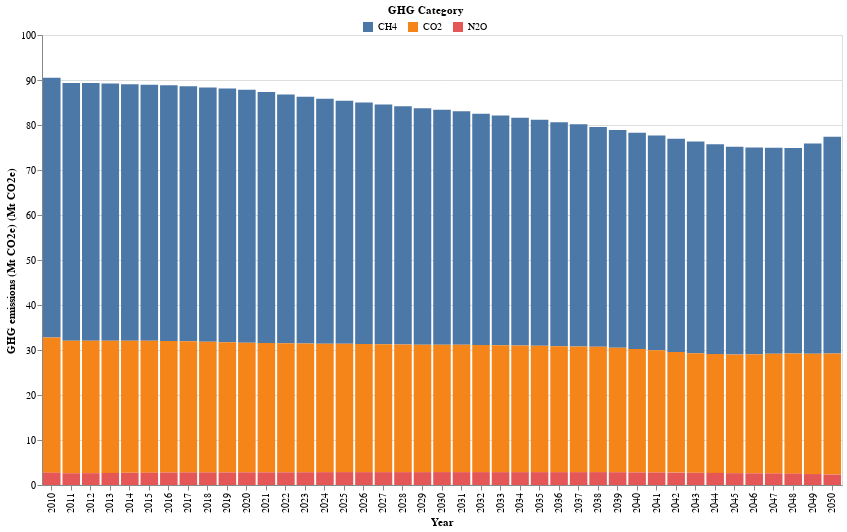

The notebook cell this image was saved under:
### Markdown cell above
### Emissions by GHG category

### Code cell
# HIDE CODE
# get the df and plot
GHG_catetory_df,GHG_atetory_plot = ag_lucc_GHG.plot_GHG_category()
GHG_atetory_plot

### Figure 1 — Vega-Lite specification as saved in the notebook (floating-point values rounded to 4 significant figures)
{"config": {"view": {"continuousWidth": 300, "continuousHeight": 300}}, "layer": [{"mark": {"type": "bar"}, "encoding": {"color": {"field": "GHG Category", "legend": {"direction": "horizontal", "legendX": 320, "legendY": -30, "orient": "none", "title": "GHG Category", "titleAnchor": "middle"}, "type": "nominal"}, "tooltip": [{"field": "GHG Category", "title": "GHG Category", "type": "nominal"}, {"field": "Quantity (Mt CO2e)", "title": "GHG emissions (Mt CO2e)", "type": "quantitative"}], "x": {"axis": {"labelAngle": -90, "title": "Year"}, "field": "Year", "type": "ordinal"}, "y": {"field": "Quantity (Mt CO2e)", "scale": {"reverse": false}, "title": "GHG emissions (Mt CO2e) (Mt CO2e)", "type": "quantitative"}}}], "data": {"name": "data-c8c211968620752b595ce1099f56f9f5"}, "height": 450, "width": 800, "$schema": "https://vega.github.io/schema/vega-lite/v5.15.1.json", "datasets": {"data-c8c211968620752b595ce1099f56f9f5": [{"Year": 2010, "GHG Category": "CH4", "Quantity (Mt CO2e)": 57.74}, {"Year": 2010, "GHG Category": "CO2", "Quantity (Mt CO2e)": 30.02}, {"Year": 2010, "GHG Category": "N2O", "Quantity (Mt CO2e)": 2.749}, {"Year": 2011, "GHG Category": "CH4", "Quantity (Mt CO2e)": 57.27}, {"Year": 2011, "GHG Category": "CO2", "Quantity (Mt CO2e)": 29.43}, {"Year": 2011, "GHG Category": "N2O", "Quantity (Mt CO2e)": 2.616}, {"Year": 2012, "GHG Category": "CH4", "Quantity (Mt CO2e)": 57.29}, {"Year": 2012, "GHG Category": "CO2", "Quantity (Mt CO2e)": 29.42}, {"Year": 2012, "GHG Category": "N2O", "Quantity (Mt CO2e)": 2.639}, {"Year": 2013, "GHG Category": "CH4", "Quantity (Mt CO2e)": 57.13}, {"Year": 2013, "GHG Category": "CO2", "Quantity (Mt CO2e)": 29.39}, {"Year": 2013, "GHG Category": "N2O", "Quantity (Mt CO2e)": 2.686}, {"Year": 2014, "GHG Category": "CH4", "Quantity (Mt CO2e)": 57.03}, {"Year": 2014, "GHG Category": "CO2", "Quantity (Mt CO2e)": 29.33}, {"Year": 2014, "GHG Category": "N2O", "Quantity (Mt CO2e)": 2.709}, {"Year": 2015, "GHG Category": "CH4", "Quantity (Mt CO2e)": 56.92}, {"Year": 2015, "GHG Category": "CO2", "Quantity (Mt CO2e)": 29.3}, {"Year": 2015, "GHG Category": "N2O", "Quantity (Mt CO2e)": 2.743}, {"Year": 2016, "GHG Category": "CH4", "Quantity (Mt CO2e)": 56.8}, {"Year": 2016, "GHG Category": "CO2", "Quantity (Mt CO2e)": 29.23}, {"Year": 2016, "GHG Category": "N2O", "Quantity (Mt CO2e)": 2.781}, {"Year": 2017, "GHG Category": "CH4", "Quantity (Mt CO2e)": 56.65}, {"Year": 2017, "GHG Category": "CO2", "Quantity (Mt CO2e)": 29.14}, {"Year": 2017, "GHG Category": "N2O", "Quantity (Mt CO2e)": 2.801}, {"Year": 2018, "GHG Category": "CH4", "Quantity (Mt CO2e)": 56.51}, {"Year": 2018, "GHG Category": "CO2", "Quantity (Mt CO2e)": 29.04}, {"Year": 2018, "GHG Category": "N2O", "Quantity (Mt CO2e)": 2.797}, {"Year": 2019, "GHG Category": "CH4", "Quantity (Mt CO2e)": 56.37}, {"Year": 2019, "GHG Category": "CO2", "Quantity (Mt CO2e)": 28.92}, {"Year": 2019, "GHG Category": "N2O", "Quantity (Mt CO2e)": 2.812}, {"Year": 2020, "GHG Category": "CH4", "Quantity (Mt CO2e)": 56.23}, {"Year": 2020, "GHG Category": "CO2", "Quantity (Mt CO2e)": 28.81}, {"Year": 2020, "GHG Category": "N2O", "Quantity (Mt CO2e)": 2.824}, {"Year": 2021, "GHG Category": "CH4", "Quantity (Mt CO2e)": 55.75}, {"Year": 2021, "GHG Category": "CO2", "Quantity (Mt CO2e)": 28.75}, {"Year": 2021, "GHG Category": "N2O", "Quantity (Mt CO2e)": 2.822}, {"Year": 2022, "GHG Category": "CH4", "Quantity (Mt CO2e)": 55.29}, {"Year": 2022, "GHG Category": "CO2", "Quantity (Mt CO2e)": 28.67}, {"Year": 2022, "GHG Category": "N2O", "Quantity (Mt CO2e)": 2.826}, {"Year": 2023, "GHG Category": "CH4", "Quantity (Mt CO2e)": 54.83}, {"Year": 2023, "GHG Category": "CO2", "Quantity (Mt CO2e)": 28.59}, {"Year": 2023, "GHG Category": "N2O", "Quantity (Mt CO2e)": 2.835}, {"Year": 2024, "GHG Category": "CH4", "Quantity (Mt CO2e)": 54.41}, {"Year": 2024, "GHG Category": "CO2", "Quantity (Mt CO2e)": 28.54}, {"Year": 2024, "GHG Category": "N2O", "Quantity (Mt CO2e)": 2.856}, {"Year": 2025, "GHG Category": "CH4", "Quantity (Mt CO2e)": 54.03}, {"Year": 2025, "GHG Category": "CO2", "Quantity (Mt CO2e)": 28.53}, {"Year": 2025, "GHG Category": "N2O", "Quantity (Mt CO2e)": 2.861}, {"Year": 2026, "GHG Category": "CH4", "Quantity (Mt CO2e)": 53.64}, {"Year": 2026, "GHG Category": "CO2", "Quantity (Mt CO2e)": 28.49}, {"Year": 2026, "GHG Category": "N2O", "Quantity (Mt CO2e)": 2.862}, {"Year": 2027, "GHG Category": "CH4", "Quantity (Mt CO2e)": 53.27}, {"Year": 2027, "GHG Category": "CO2", "Quantity (Mt CO2e)": 28.43}, {"Year": 2027, "GHG Category": "N2O", "Quantity (Mt CO2e)": 2.865}, {"Year": 2028, "GHG Category": "CH4", "Quantity (Mt CO2e)": 52.92}, {"Year": 2028, "GHG Category": "CO2", "Quantity (Mt CO2e)": 28.38}, {"Year": 2028, "GHG Category": "N2O", "Quantity (Mt CO2e)": 2.866}, {"Year": 2029, "GHG Category": "CH4", "Quantity (Mt CO2e)": 52.54}, {"Year": 2029, "GHG Category": "CO2", "Quantity (Mt CO2e)": 28.31}, {"Year": 2029, "GHG Category": "N2O", "Quantity (Mt CO2e)": 2.867}, {"Year": 2030, "GHG Category": "CH4", "Quantity (Mt CO2e)": 52.22}, {"Year": 2030, "GHG Category": "CO2", "Quantity (Mt CO2e)": 28.3}, {"Year": 2030, "GHG Category": "N2O", "Quantity (Mt CO2e)": 2.873}, {"Year": 2031, "GHG Category": "CH4", "Quantity (Mt CO2e)": 51.89}, {"Year": 2031, "GHG Category": "CO2", "Quantity (Mt CO2e)": 28.3}, {"Year": 2031, "GHG Category": "N2O", "Quantity (Mt CO2e)": 2.863}, {"Year": 2032, "GHG Category": "CH4", "Quantity (Mt CO2e)": 51.41}, {"Year": 2032, "GHG Category": "CO2", "Quantity (Mt CO2e)": 28.22}, {"Year": 2032, "GHG Category": "N2O", "Quantity (Mt CO2e)": 2.868}, {"Year": 2033, "GHG Category": "CH4", "Quantity (Mt CO2e)": 51.03}, {"Year": 2033, "GHG Category": "CO2", "Quantity (Mt CO2e)": 28.23}, {"Year": 2033, "GHG Category": "N2O", "Quantity (Mt CO2e)": 2.854}, {"Year": 2034, "GHG Category": "CH4", "Quantity (Mt CO2e)": 50.6}, {"Year": 2034, "GHG Category": "CO2", "Quantity (Mt CO2e)": 28.14}, {"Year": 2034, "GHG Category": "N2O", "Quantity (Mt CO2e)": 2.865}, {"Year": 2035, "GHG Category": "CH4", "Quantity (Mt CO2e)": 50.22}, {"Year": 2035, "GHG Category": "CO2", "Quantity (Mt CO2e)": 28.08}, {"Year": 2035, "GHG Category": "N2O", "Quantity (Mt CO2e)": 2.865}, {"Year": 2036, "GHG Category": "CH4", "Quantity (Mt CO2e)": 49.77}, {"Year": 2036, "GHG Category": "CO2", "Quantity (Mt CO2e)": 27.98}, {"Year": 2036, "GHG Category": "N2O", "Quantity (Mt CO2e)": 2.862}, {"Year": 2037, "GHG Category": "CH4", "Quantity (Mt CO2e)": 49.34}, {"Year": 2037, "GHG Category": "CO2", "Quantity (Mt CO2e)": 27.93}, {"Year": 2037, "GHG Category": "N2O", "Quantity (Mt CO2e)": 2.866}, {"Year": 2038, "GHG Category": "CH4", "Quantity (Mt CO2e)": 48.85}, {"Year": 2038, "GHG Category": "CO2", "Quantity (Mt CO2e)": 27.83}, {"Year": 2038, "GHG Category": "N2O", "Quantity (Mt CO2e)": 2.868}, {"Year": 2039, "GHG Category": "CH4", "Quantity (Mt CO2e)": 48.43}, {"Year": 2039, "GHG Category": "CO2", "Quantity (Mt CO2e)": 27.64}, {"Year": 2039, "GHG Category": "N2O", "Quantity (Mt CO2e)": 2.843}, {"Year": 2040, "GHG Category": "CH4", "Quantity (Mt CO2e)": 48.04}, {"Year": 2040, "GHG Category": "CO2", "Quantity (Mt CO2e)": 27.4}, {"Year": 2040, "GHG Category": "N2O", "Quantity (Mt CO2e)": 2.815}, {"Year": 2041, "GHG Category": "CH4", "Quantity (Mt CO2e)": 47.7}, {"Year": 2041, "GHG Category": "CO2", "Quantity (Mt CO2e)": 27.16}, {"Year": 2041, "GHG Category": "N2O", "Quantity (Mt CO2e)": 2.787}, {"Year": 2042, "GHG Category": "CH4", "Quantity (Mt CO2e)": 47.4}, {"Year": 2042, "GHG Category": "CO2", "Quantity (Mt CO2e)": 26.82}, {"Year": 2042, "GHG Category": "N2O", "Quantity (Mt CO2e)": 2.751}, {"Year": 2043, "GHG Category": "CH4", "Quantity (Mt CO2e)": 47.05}, {"Year": 2043, "GHG Category": "CO2", "Quantity (Mt CO2e)": 26.58}, {"Year": 2043, "GHG Category": "N2O", "Quantity (Mt CO2e)": 2.719}, {"Year": 2044, "GHG Category": "CH4", "Quantity (Mt CO2e)": 46.59}, {"Year": 2044, "GHG Category": "CO2", "Quantity (Mt CO2e)": 26.42}, {"Year": 2044, "GHG Category": "N2O", "Quantity (Mt CO2e)": 2.691}, {"Year": 2045, "GHG Category": "CH4", "Quantity (Mt CO2e)": 46.18}, {"Year": 2045, "GHG Category": "CO2", "Quantity (Mt CO2e)": 26.35}, {"Year": 2045, "GHG Category": "N2O", "Quantity (Mt CO2e)": 2.63}, {"Year": 2046, "GHG Category": "CH4", "Quantity (Mt CO2e)": 45.95}, {"Year": 2046, "GHG Category": "CO2", "Quantity (Mt CO2e)": 26.44}, {"Year": 2046, "GHG Category": "N2O", "Quantity (Mt CO2e)": 2.603}, {"Year": 2047, "GHG Category": "CH4", "Quantity (Mt CO2e)": 45.79}, {"Year": 2047, "GHG Category": "CO2", "Quantity (Mt CO2e)": 26.57}, {"Year": 2047, "GHG Category": "N2O", "Quantity (Mt CO2e)": 2.578}, {"Year": 2048, "GHG Category": "CH4", "Quantity (Mt CO2e)": 45.67}, {"Year": 2048, "GHG Category": "CO2", "Quantity (Mt CO2e)": 26.68}, {"Year": 2048, "GHG Category": "N2O", "Quantity (Mt CO2e)": 2.527}, {"Year": 2049, "GHG Category": "CH4", "Quantity (Mt CO2e)": 46.72}, {"Year": 2049, "GHG Category": "CO2", "Quantity (Mt CO2e)": 26.76}, {"Year": 2049, "GHG Category": "N2O", "Quantity (Mt CO2e)": 2.434}, {"Year": 2050, "GHG Category": "CH4", "Quantity (Mt CO2e)": 48.12}, {"Year": 2050, "GHG Category": "CO2", "Quantity (Mt CO2e)": 26.92}, {"Year": 2050, "GHG Category": "N2O", "Quantity (Mt CO2e)": 2.328}]}}
